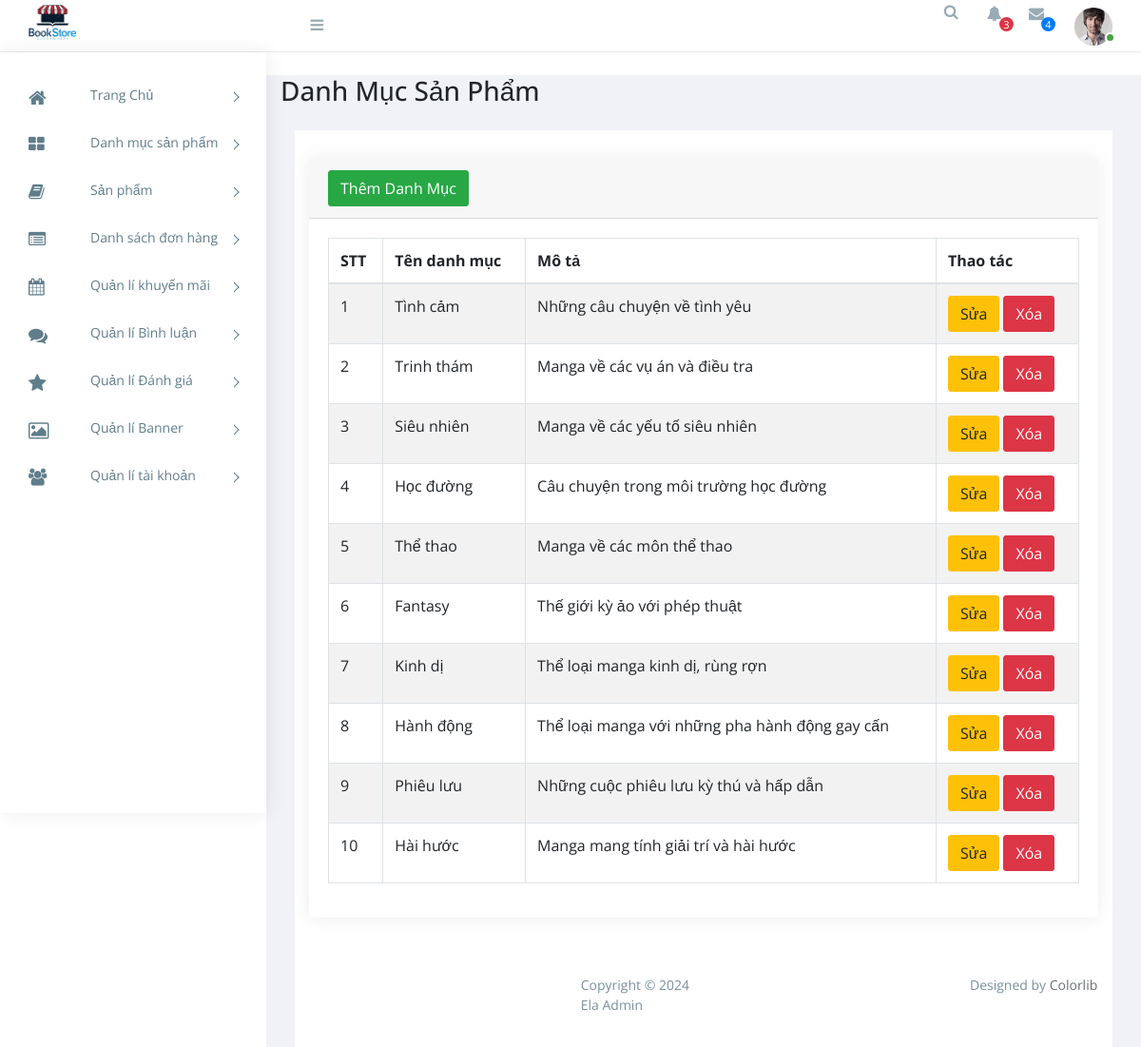
The page /admin/index.php?act=listdm (signed in) on the database its author committed.
### tables this page shows
CREATE TABLE `categories` (
  `id` int NOT NULL,
  `name` varchar(255) NOT NULL,
  `description` text,
  `created_at` timestamp NULL DEFAULT CURRENT_TIMESTAMP,
  `updated_at` timestamp NULL DEFAULT CURRENT_TIMESTAMP ON UPDATE CURRENT_TIMESTAMP
);

### admin/controllers/DanhMucController.php (called while the page is built, shortened)
<?php
require_once '../commons/core.php';
class DanhMucController
{
    public $modelDanhmuc;
    public function __construct()
    {
        $this->modelDanhmuc = new DanhMuc();
    }
    public function danhSachDanhMuc()
    {
        $listDanhMuc = $this->modelDanhmuc->getAllDanhMuc();
        require_once './views/danhmuc/listdm.php';
    }
}

### commons/core.php (called while the page is built, shortened)
<?php
function connectDB() {
    $host = DB_HOST;
    $port = DB_PORT;
    $dbname = DB_NAME;
    try {
        $conn = new PDO("mysql:host=$host;port=$port;dbname=$dbname", DB_USERNAME, DB_PASSWORD);
        $conn->setAttribute(PDO::ATTR_ERRMODE, PDO::ERRMODE_EXCEPTION);
        $conn->setAttribute(PDO::ATTR_DEFAULT_FETCH_MODE, PDO::FETCH_ASSOC);
        return $conn;
    } catch (PDOException $e) {
        echo ("Connection failed: " . $e->getMessage());
    }
}
?>

### admin/models/DanhMuc.php (called while the page is built, shortened)
<?php
class DanhMuc
{
    public  $conn;
    public function __construct()
    {
        $this->conn = connectDB();
    }
    public function getAllDanhMuc()
    {
        try {
            $sql = "SELECT * FROM categories";
            $stmt = $this->conn->prepare($sql);
            $stmt->execute();
            return $stmt->fetchAll();
        } catch (Exception $e) {
            echo "lỗi" . $e->getMessage();
        }
    }
}

### admin/views/danhmuc/listdm.php (the view, shortened to what this page needs)
<div class="container-fluid">
  <section class="content-header">
    <div class="row mb-4">
      <div class="col-md-6">
        <h3>Danh Mục Sản Phẩm</h3>
      </div>
    </div>
  </section>
  <section class="content">
    <div class="row">
      <div class="col-12">
        <div class="card">
          <div class="card-header">
            <a href="<?= BASE_URL_ADMIN . '?act=form-them-danh-muc' ?>">
              <button class="btn btn-success">Thêm Danh Mục</button>
            </a>
          </div>
          <div class="card-body">
            <div class="table-responsive">
              <table class="table table-bordered table-striped">
                <thead>
                  <tr>
                    <th scope="col">STT</th>
                    <th scope="col">Tên danh mục</th>
                    <th scope="col">Mô tả</th>
                    <th scope="col">Thao tác</th>
                  </tr>
                </thead>
                <tbody>
                  <?php foreach ($listDanhMuc as $key => $danhMuc) : ?>
                    <tr>
                      <td><?= $key + 1 ?></td>
                      <td><?= htmlspecialchars($danhMuc['name'], ENT_QUOTES, 'UTF-8') ?></td>
                      <td><?= htmlspecialchars($danhMuc['description'], ENT_QUOTES, 'UTF-8') ?></td>
                      <td>
                        <a href="<?= BASE_URL_ADMIN . '?act=form-sua-danh-muc&id=' . $danhMuc['id'] ?>">
                          <button class="btn btn-warning">Sửa</button>
                        </a>
                        <a href="<?= BASE_URL_ADMIN . '?act=xoa-danh-muc&id=' . $danhMuc['id'] ?>"
                          onclick="return confirm('Bạn có đồng ý xóa hay không?')">
                          <button class="btn btn-danger">Xóa</button>
                        </a>
                      </td>
                    </tr>
                  <?php endforeach ?>
                </tbody>
              </table>
            </div>
          </div>
        </div>
      </div>
    </div>
  </section>
</div>

### admin/assets/css/style.css (style rules this page uses)
body { display: table; font-family: "Open Sans", sans-serif; font-size: 16px; width: 100%; }
a, button { text-decoration: none; outline: none !important; color: #878787; -webkit-transition: all 0.25s ease; transition: all 0.25s ease; }
h1, h2, h3, h4, h5, h6 { margin: 0; }
.btn, button, input, textarea { -webkit-box-shadow: none; box-shadow: none; outline: 0 !important; }
.btn { border-radius: 3px; }
.content { float: left; padding: 1.875em; width: 100%; }
.card { margin-bottom: 1.875em; border-radius: 5px; padding: 0; border: 0px solid transparent; -webkit-box-shadow: 0 0 20px rgba(0, 0, 0, 0.08); box-shadow: 0 0 20px rgba(0, 0, 0, 0.08); }
.card .card-body { float: left; padding: 1.25em; position: relative; width: 100%; }
.btn, .button { display: inline-block; font-weight: 400; text-align: center; white-space: nowrap; vertical-align: middle; -webkit-transition: all .15s ease-in-out; transition: all .15s ease-in-out; border-radius: 3; cursor: pointer; }
@media (max-width: 1368px) { .card-body { padding: 15px; } }

### rows shown on the page
categories: name "Tình cảm", description "Những câu chuyện về tình yêu"
categories: name "Trinh thám", description "Manga về các vụ án và điều tra"
categories: name "Siêu nhiên", description "Manga về các yếu tố siêu nhiên"
categories: name "Học đường", description "Câu chuyện trong môi trường học đường"
categories: name "Thể thao", description "Manga về các môn thể thao"
categories: name "Fantasy", description "Thế giới kỳ ảo với phép thuật"
categories: name "Kinh dị", description "Thể loại manga kinh dị, rùng rợn"
categories: name "Hành động", description "Thể loại manga với những pha hành động gay cấn"
categories: name "Phiêu lưu", description "Những cuộc phiêu lưu kỳ thú và hấp dẫn"
categories: name "Hài hước", description "Manga mang tính giải trí và hài hước"
